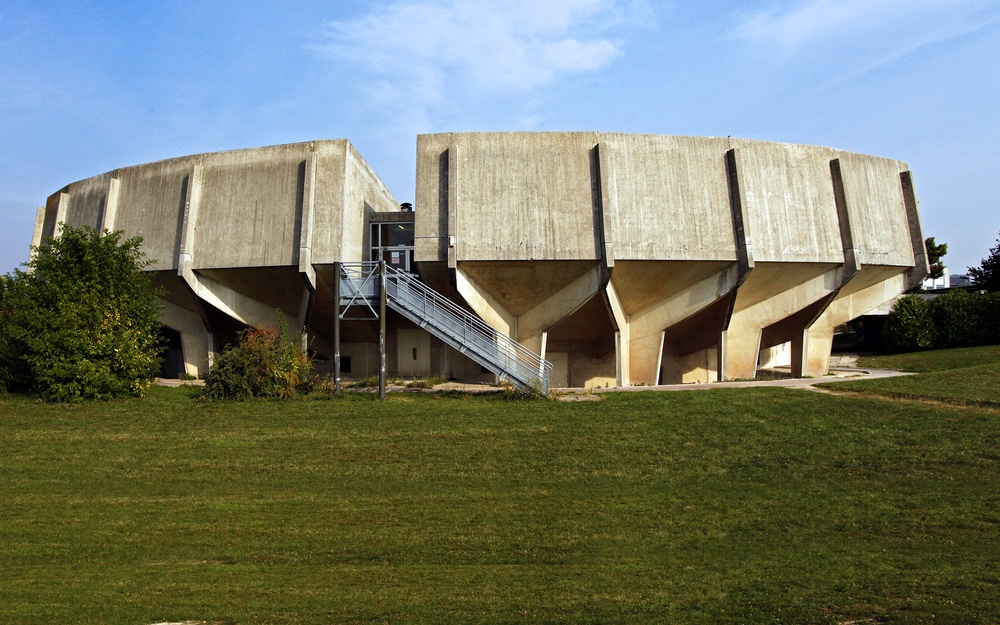
//> input picture img/Amphi.jpg, 1000 x 625 px, shrunk from 1920 x 1200 before the run
$ ./opencv_simple ../img/Amphi.jpg   (built with g++ and OpenCV 4)
//> lines starting //> are read from the running program, lines starting //| are printed output that depends on the picture
### kokkos/gaussianNoise.h
#ifndef GAUSSIANNOISE_H
#define GAUSSIANNOISE_H

#include <opencv2/core.hpp>
#include <opencv2/imgcodecs.hpp>
#include <opencv2/highgui.hpp>
#include <opencv2/imgproc.hpp>

#include <iostream>

using namespace cv;
using namespace std;

inline uchar Clamp(int n);
bool AddGaussianNoise(const Mat mSrc, Mat &mDst,double Mean=0.0, double StdDev=10.0);
bool AddGaussianNoise_Opencv(const Mat mSrc, Mat &mDst,double Mean=0.0, double StdDev=10.0);

#endif

### kokkos/gaussianNoise.cpp
#include "gaussianNoise.h"
inline uchar Clamp(int n)
{
    n = n>255 ? 255 : n;
    return n<0 ? 0 : n;
}

bool AddGaussianNoise(const Mat mSrc, Mat &mDst,double Mean, double StdDev)
{
    if(mSrc.empty())
    {
        cout<<"[Error]! Input Image Empty!";
        return 0;
    }

    Mat mGaussian_noise = Mat(mSrc.size(),CV_16SC3);
    randn(mGaussian_noise,Scalar::all(Mean),Scalar::all(StdDev));

    for (int Rows = 0; Rows < mSrc.rows; Rows++)
    {
        for (int Cols = 0; Cols < mSrc.cols; Cols++)
        {
            Vec3b Source_Pixel= mSrc.at<Vec3b>(Rows,Cols);
            Vec3b &Des_Pixel= mDst.at<Vec3b>(Rows,Cols);
            Vec3s Noise_Pixel= mGaussian_noise.at<Vec3s>(Rows,Cols);

            for (int i = 0; i < 3; i++)
            {
                int Dest_Pixel= Source_Pixel.val[i] + Noise_Pixel.val[i];
                Des_Pixel.val[i]= Clamp(Dest_Pixel);
            }
        }
    }

    return true;
}

// [18 lines left out: function AddGaussianNoise_Opencv, not called in this run]

### kokkos/opencv_simple.cpp
#include <iostream>

#include "gaussianNoise.h"

using namespace cv;
using namespace std;

#define NOISE_ITER 15

int main(int argc, char **argv)
{
    CommandLineParser parser(argc, argv,
                             "{@input   |img/lena.jpg|input image}");
    parser.printMessage();

    String imageName = parser.get<String>("@input");
    string image_path = samples::findFile(imageName);
    Mat img = imread(image_path, IMREAD_COLOR);
//> img is the input picture: 625 rows x 1000 cols, CV_8UC3; mean B, G, R 107.5, 121.2, 114.8
    if (img.empty())
    {
        std::cout << "Could not read the image: " << image_path << std::endl;
        return 1;
    }

    Mat mColorNoise(img.size(), img.type());

    for (int i = 0; i < NOISE_ITER; ++i)
    {
        AddGaussianNoise(img, mColorNoise, 0, 30.0);
        if (i < (NOISE_ITER - 1))
        {
            uint8_t *tmp = img.data;
            img.data = mColorNoise.data;
            mColorNoise.data = tmp;
        }
    }
//> this loop made 15 passes
//> pass 1, in AddGaussianNoise, `randn(mGaussian_noise,Scalar::all(Mean),Scalar::all(StdDev));`:
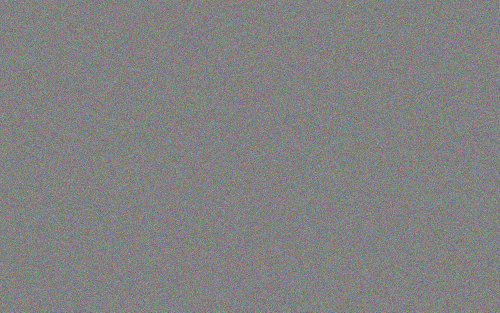
//> mGaussian_noise: 625 rows x 1000 cols, CV_16SC3 (shown at 1/2 size); mean B, G, R 0, 0, 0; drawn with min black and max white
//> pass 1, `AddGaussianNoise(img, mColorNoise, 0, 30.0);`:
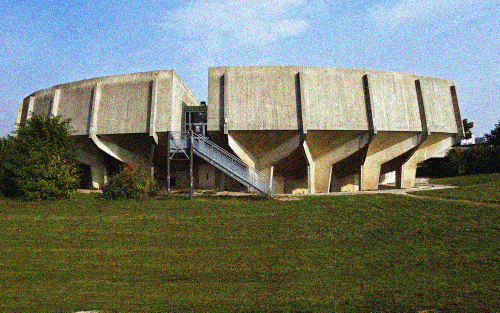
//> mColorNoise: 625 rows x 1000 cols, CV_8UC3 (shown at 1/2 size); mean B, G, R 107.7, 121.5, 115
//> pass 2, in AddGaussianNoise (call 2), `randn(mGaussian_noise,Scalar::all(Mean),Scalar::all(StdDev));`:
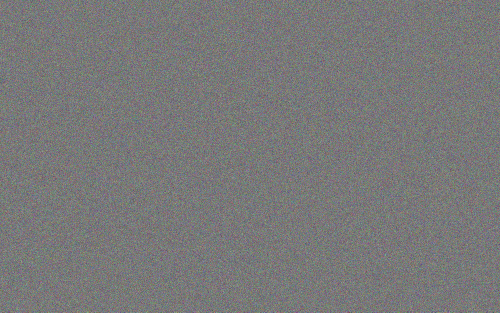
//> mGaussian_noise: 625 rows x 1000 cols, CV_16SC3 (shown at 1/2 size); mean B, G, R 0, 0, 0; drawn with min black and max white
//> pass 2, `AddGaussianNoise(img, mColorNoise, 0, 30.0);`:
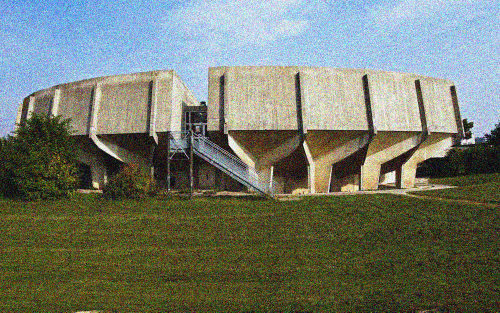
//> mColorNoise: 625 rows x 1000 cols, CV_8UC3 (shown at 1/2 size); mean B, G, R 108.6, 121.6, 115.4
//> after the loop:
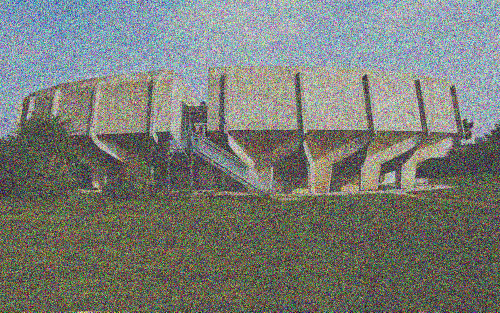
//> img: 625 rows x 1000 cols, CV_8UC3 (shown at 1/2 size); mean B, G, R 117.5, 124.1, 120.6
//> after the loop:
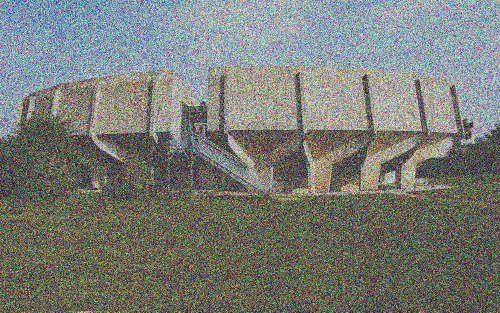
//> mColorNoise: 625 rows x 1000 cols, CV_8UC3 (shown at 1/2 size); mean B, G, R 118.1, 124.3, 121

    // AddGaussianNoise_Opencv(img,mColorNoise,10,30.0);//I recommend to use this way!

    uint8_t *pixelPtr = (uint8_t *)img.data;
    int cn = img.channels();

    for (int i = 0; i < img.rows; i++)
    {
        for (int j = 0; j < img.cols; j++)
        {
            // bgrPixel.val[0] = 255; //B
            uint8_t b = pixelPtr[i * img.cols * cn + j * cn + 0]; // B
            uint8_t g = pixelPtr[i * img.cols * cn + j * cn + 1]; // G
            uint8_t r = pixelPtr[i * img.cols * cn + j * cn + 2]; // R
            uint8_t grey = r * 0.299 + g * 0.587 + b * 0.114;

            pixelPtr[i * img.cols * cn + j * cn + 0] = grey; // B
            pixelPtr[i * img.cols * cn + j * cn + 1] = grey; // G
            pixelPtr[i * img.cols * cn + j * cn + 2] = grey; // R
        }
    }
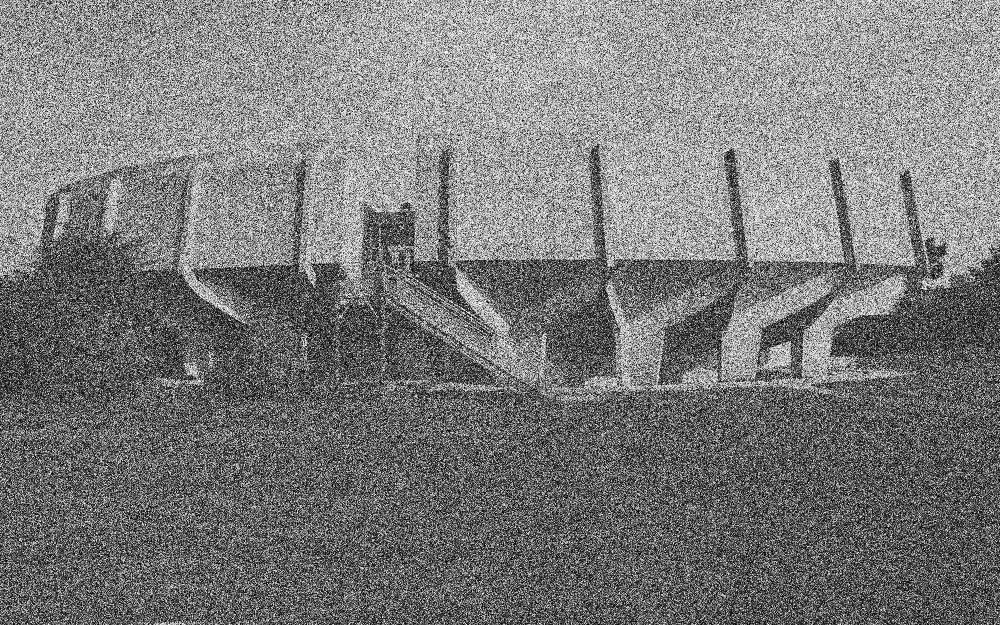
//> img: 625 rows x 1000 cols, CV_8UC3; min 0, max 255, mean 121.8

    fprintf(stdout, "Writting the output image of size %dx%d...\n", img.rows, img.cols);
//| Writting the output image of size 625x1000...

    imwrite("res/grey_res.jpg", img);
    imwrite("res/noised_res.jpg", mColorNoise);
    return 0;
}

$ run again, on img/UFR_SEN.jpg
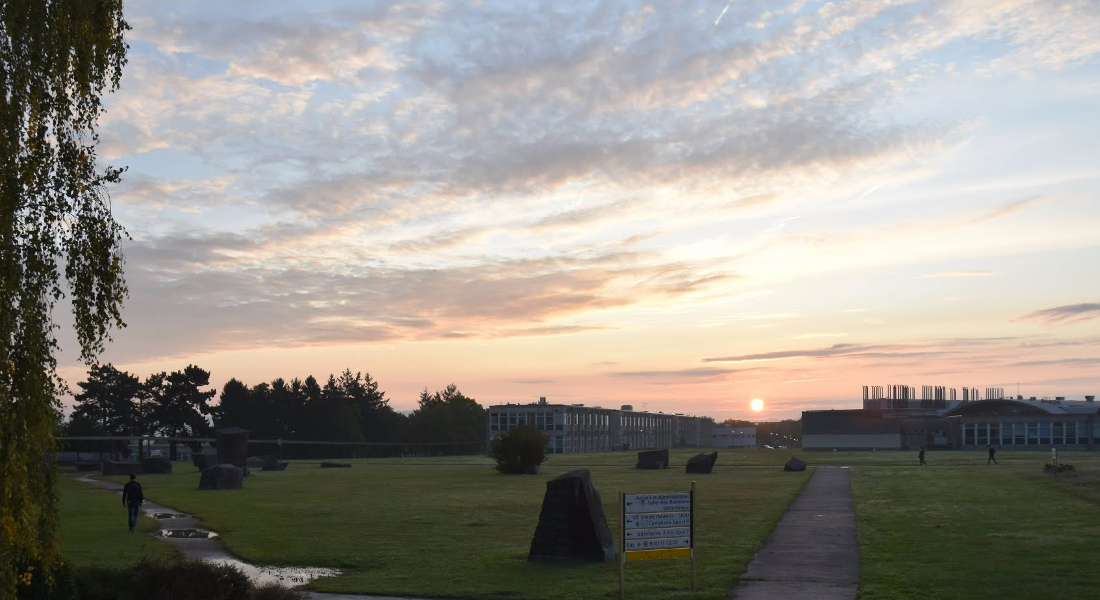
//> input picture img/UFR_SEN.jpg, 1100 x 600 px
//> img is the input picture: 600 rows x 1100 cols, CV_8UC3; mean B, G, R 136.6, 144.1, 148.1
//> after the loop `for (int i = 0; i < NOISE_ITER; ++i)`:
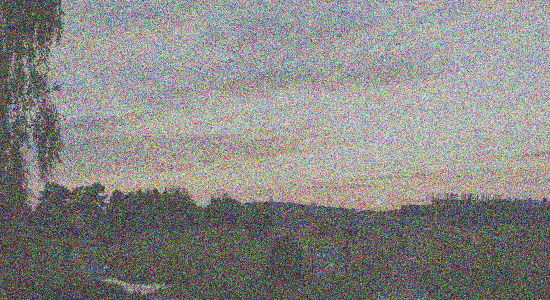
//> mColorNoise: 600 rows x 1100 cols, CV_8UC3 (shown at 1/2 size); mean B, G, R 132.9, 135.5, 136.4
//> after the loop `for (int i = 0; i < img.rows; i++)`:
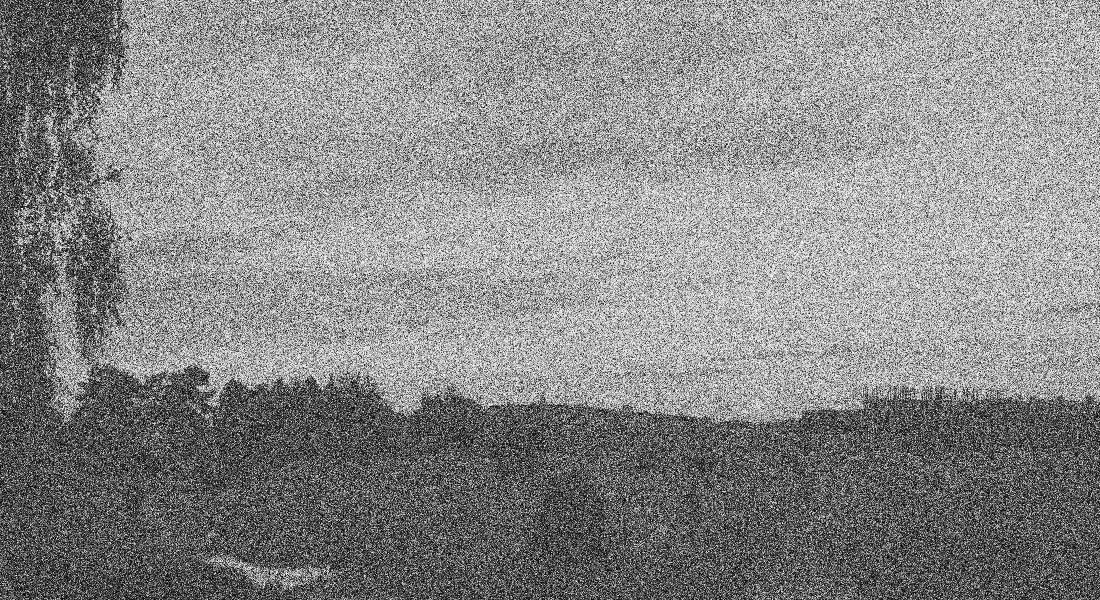
//> img: 600 rows x 1100 cols, CV_8UC3; min 0, max 255, mean 135.4
//| Writting the output image of size 600x1100...

$ run again, on img/img.jpg
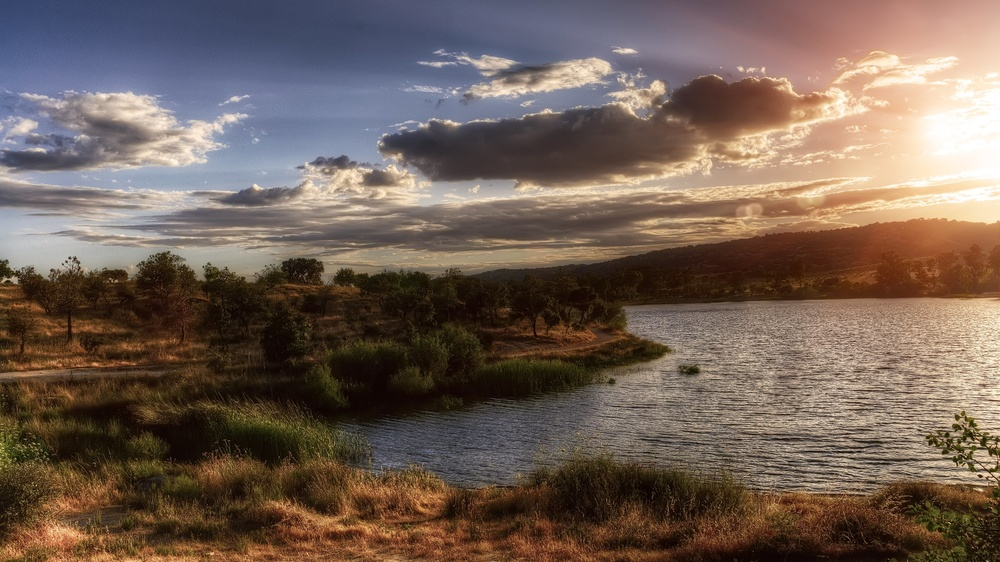
//> input picture img/img.jpg, 1000 x 562 px, shrunk from 3840 x 2160 before the run
//> img is the input picture: 562 rows x 1000 cols, CV_8UC3; mean B, G, R 85.7, 96.6, 114.1
//> after the loop `for (int i = 0; i < NOISE_ITER; ++i)`:
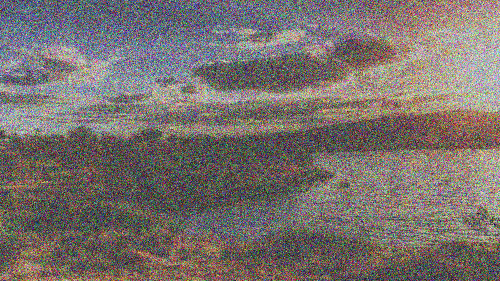
//> mColorNoise: 562 rows x 1000 cols, CV_8UC3 (shown at 1/2 size); mean B, G, R 108.7, 112.5, 120.2
//> after the loop `for (int i = 0; i < img.rows; i++)`:
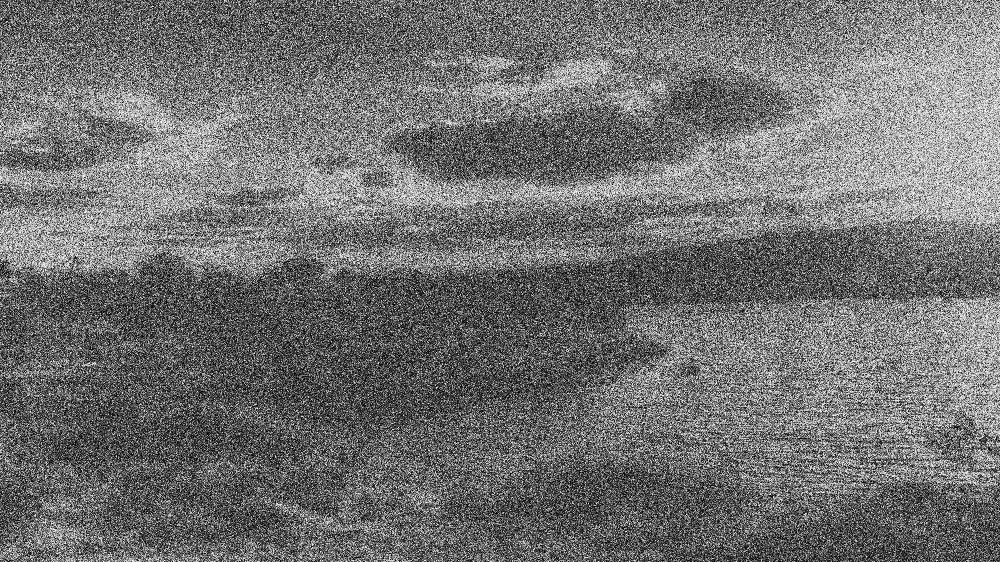
//> img: 562 rows x 1000 cols, CV_8UC3; min 0, max 255, mean 113.2
//| Writting the output image of size 562x1000...
